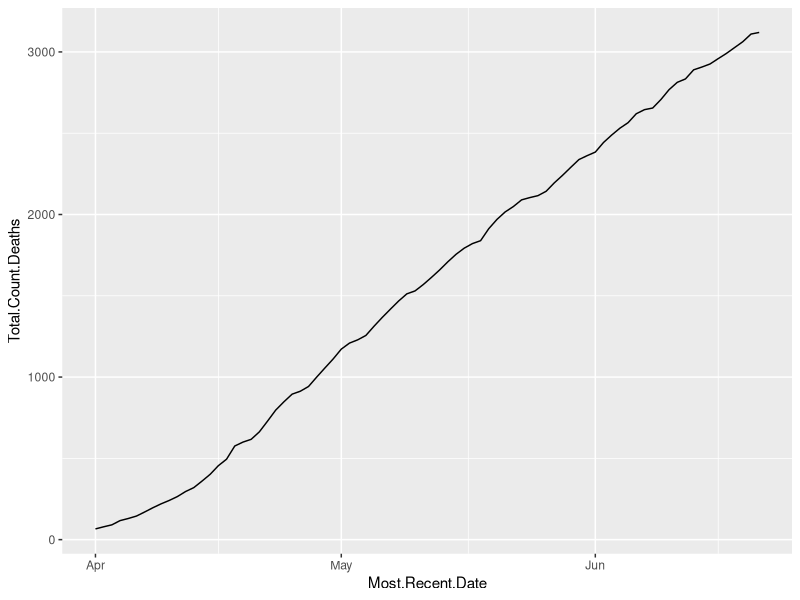
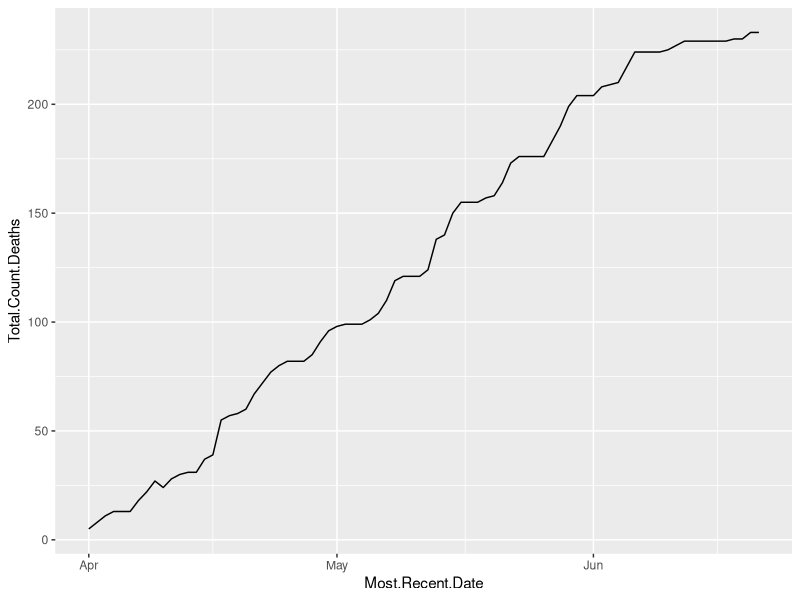
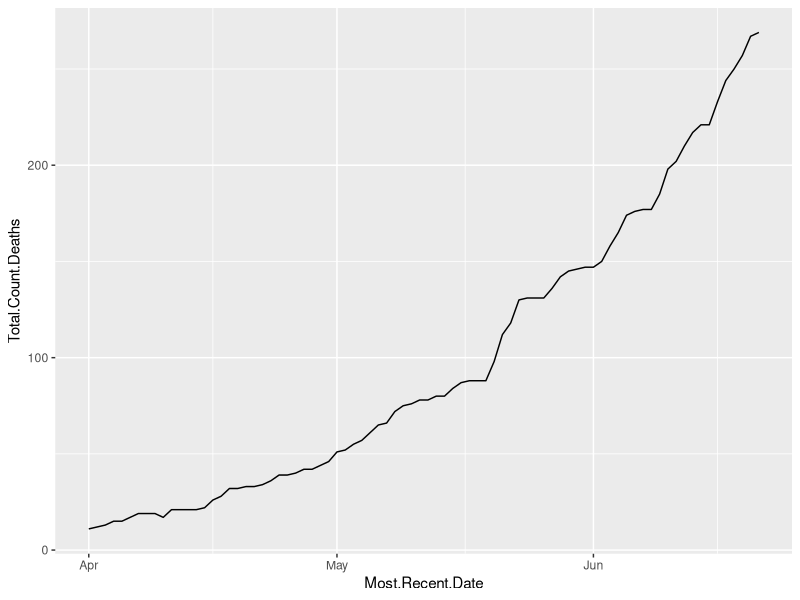
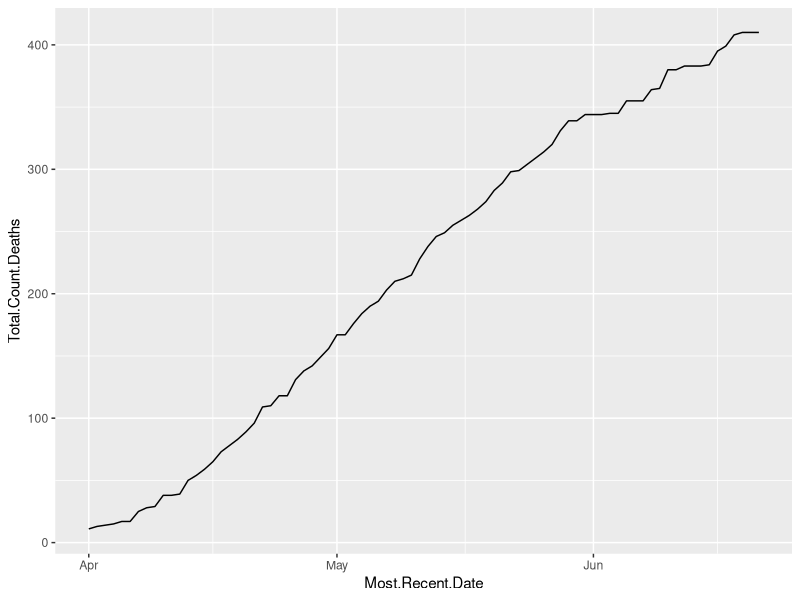
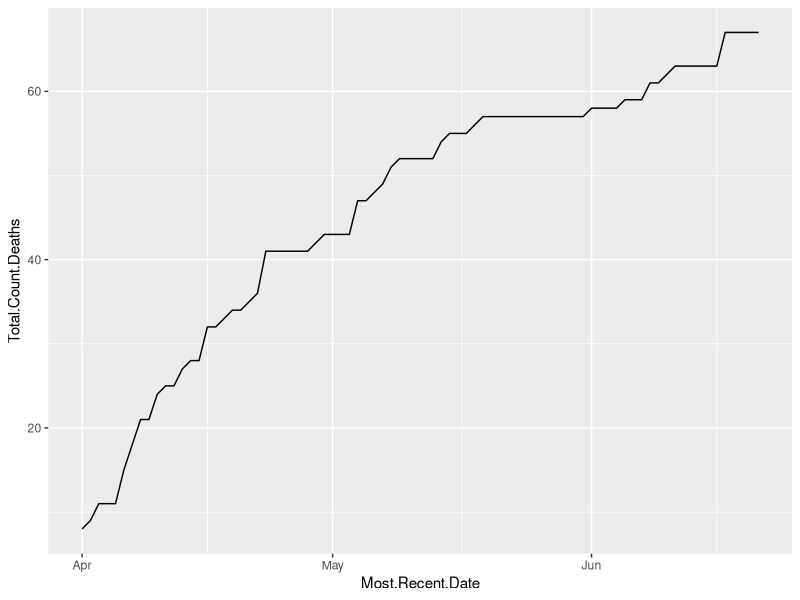
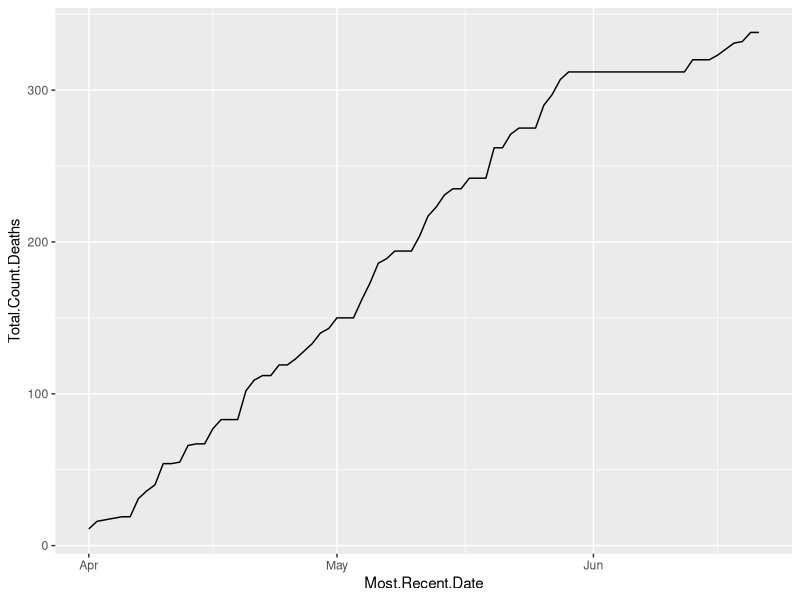
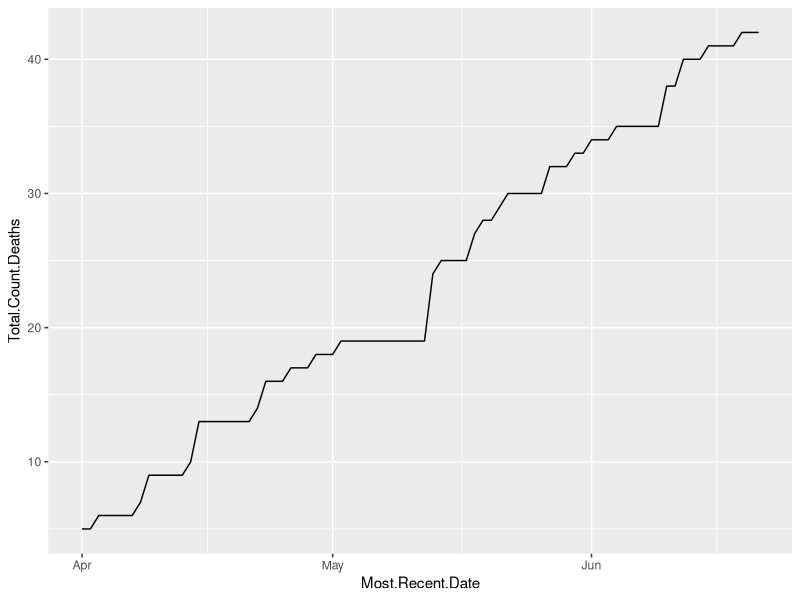
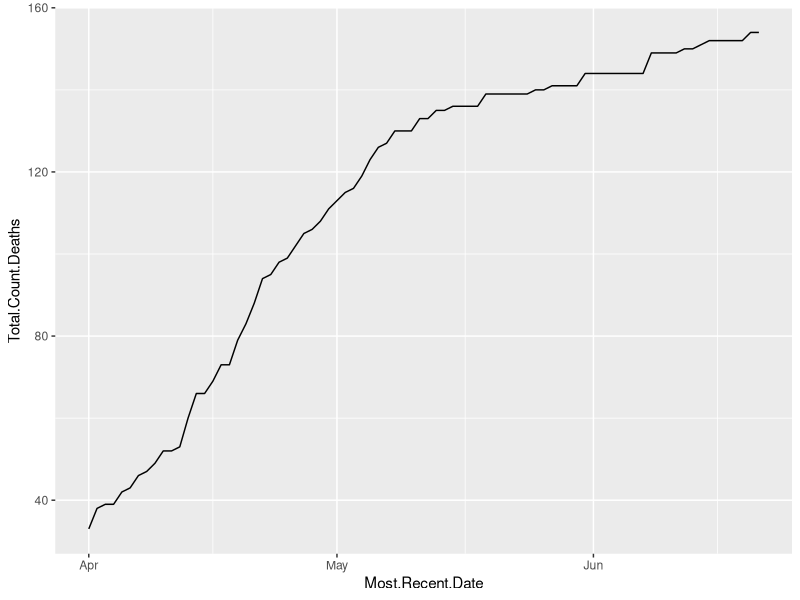

These charts were generated, in order, by the following R code: (Note: this script raises an error after producing the figures.)
# R_Plotting_Practice.R
# Author: Punit Sundar
# Last Updated: June 24, 2020
# Purpose: Using the given COVID19 csv file, practice using R.
# Goal: To create an R GUI for COVID19 data


# Packages & libraries
install.packages("ggplot2")
install.packages("tidyverse")

library(ggplot2)
library(tidyverse)
library(stringr)

# Change working directory 
setwd("/Users/punitsundar/Documents/Summer_2020/R_Practice/R_Practice_Project")
data <- read.csv("Data/covid19data.csv", header = TRUE,sep = ",")

# Removes all rows that have any number of NA's in them
na_data <- na.omit(data)  

# Removes rows that have "Unassigned" county name
tidy_data <- na_data[!(na_data$County.Name=="Unassigned"),]
tidy_data <- droplevels(tidy_data)

county_names <- levels(tidy_data$County.Name)
print(county_names)

# Check if any row has "Unassigned"
#for(row in tidy_data[,1]) {
#    if(row == "Unassigned") {
#        print("PRESENT")
#    }
#}


# Function to create time series plot for Most Recent Date & Death Count Plot
plot_time_series_confirmed <- function(name) {
        county <- tidy_data[(tidy_data$County.Name==name),]
        county$Most.Recent.Date <- as.Date(county$Most.Recent.Date,'%m/%d/%Y')
        ggplot(data = county, aes(Most.Recent.Date, Total.Count.Deaths)) +
                geom_line()
}


# List of county names
c_names <- unique(tidy_data$County.Name)
print(c_names)

# Saves each plot pdf in folder (58 total)
for(county in c_names) {
        county_name <- str_replace_all(county,fixed(" "),"")
        pdf_name <- paste(county,".pdf",sep='')
        my_plot <- plot_time_series_confirmed(county)
        ggsave(filename = pdf_name, plot = my_plot, 
               device = "pdf", path = "Plot_Pictures/",
               width = 5, height = 5)
}
